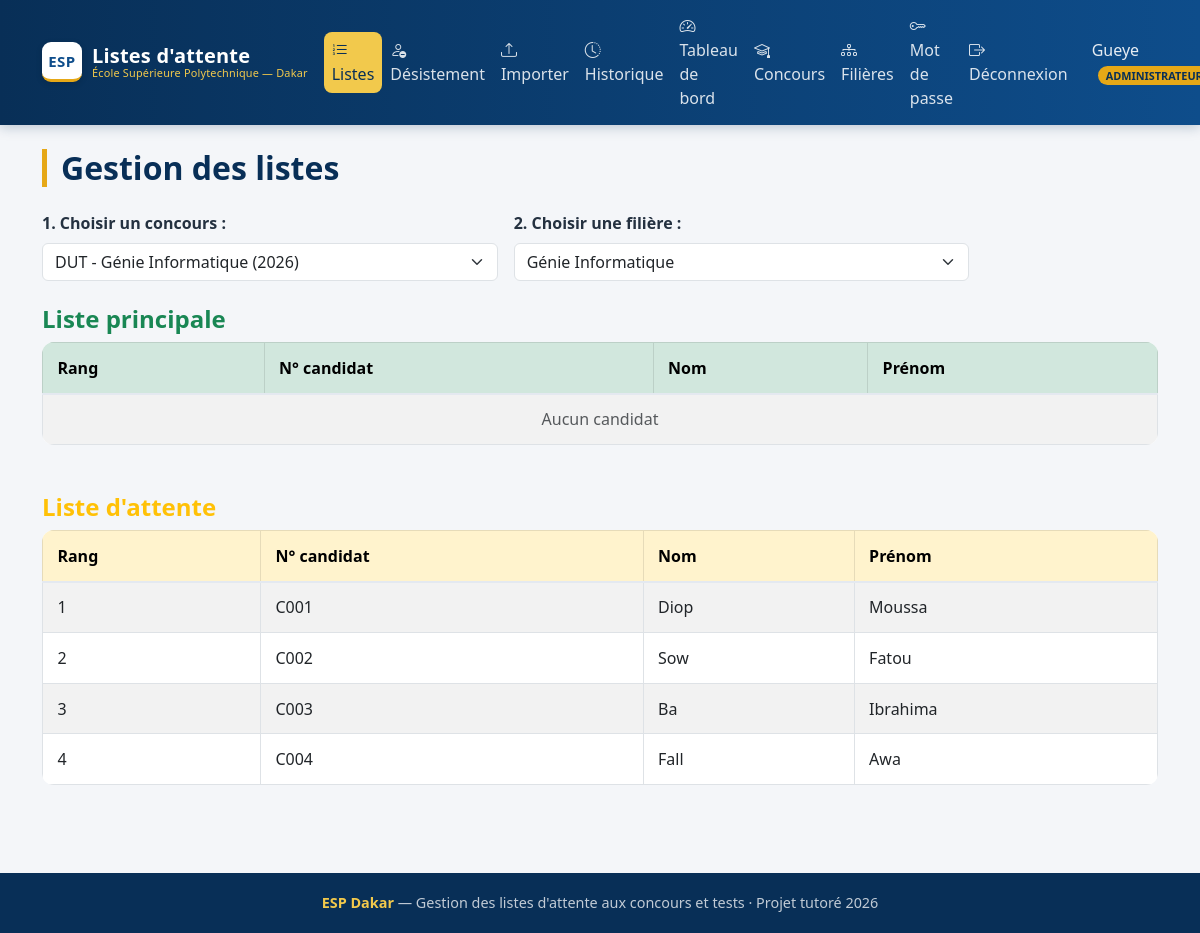
The page /pages/listes.php (signed in) on the database its author committed.
### tables this page shows
CREATE TABLE inscriptions (
    id INT AUTO_INCREMENT PRIMARY KEY,
    rang INT NOT NULL,
    date_inscription DATE NOT NULL,
    candidat_id INT,
    liste_id INT,
    FOREIGN KEY (candidat_id) REFERENCES utilisateurs(id),
    FOREIGN KEY (liste_id) REFERENCES listes(id)
);

CREATE TABLE utilisateurs (
    id INT AUTO_INCREMENT PRIMARY KEY,
    nom VARCHAR(100) NOT NULL,
    prenom VARCHAR(100) NOT NULL,
    email VARCHAR(150) NOT NULL UNIQUE,
    telephone VARCHAR(20),
    mot_de_passe VARCHAR(255) NOT NULL,
    role ENUM('administrateur', 'agent', 'candidat') NOT NULL,
    service VARCHAR(100),
    departement VARCHAR(100),
    numero_candidat VARCHAR(50),
    date_naissance DATE,
    date_creation TIMESTAMP DEFAULT CURRENT_TIMESTAMP
);

### pages/listes.php (the view, shortened to what this page needs)
<?php
require '../config/database.php';
include '../includes/header.php';
$concours = $pdo->query("SELECT * FROM concours ORDER BY type, departement")->fetchAll();
$concoursChoisi = isset($_GET['concours']) ? (int) $_GET['concours'] : ($concours[0]['id'] ?? 0);
$reqFilieres = $pdo->prepare("SELECT * FROM filieres WHERE concours_id = ? ORDER BY nom");
$reqFilieres->execute([$concoursChoisi]);
$filieres = $reqFilieres->fetchAll();
$filiereChoisie = isset($_GET['filiere']) ? (int) $_GET['filiere'] : ($filieres[0]['id'] ?? 0);
function getCandidats($pdo, $filiereId, $typeListe) {
    $requete = $pdo->prepare("
        SELECT i.rang, u.nom, u.prenom, u.numero_candidat
        FROM inscriptions i
        JOIN utilisateurs u ON i.candidat_id = u.id
        JOIN listes l ON i.liste_id = l.id
        WHERE l.filiere_id = ? AND l.type = ?
        ORDER BY i.rang ASC
    ");
    $requete->execute([$filiereId, $typeListe]);
    return $requete->fetchAll();
}
$principale = getCandidats($pdo, $filiereChoisie, 'principale');
$attente = getCandidats($pdo, $filiereChoisie, 'attente');
?>
<h2 class="page-title">Gestion des listes</h2>
<form method="GET" class="mb-4">
    <div class="row g-3">
        <div class="col-md-5">
            <label class="form-label fw-bold">1. Choisir un concours :</label>
            <select name="concours" class="form-select" onchange="this.form.submit()">
                <?php foreach ($concours as $c): ?>
                    <option value="<?= $c['id'] ?>" <?= ($c['id'] == $concoursChoisi) ? 'selected' : '' ?>>
                        <?= htmlspecialchars($c['type'] . ' - ' . $c['departement'] . ' (' . $c['annee'] . ')') ?>
                    </option>
                <?php endforeach; ?>
            </select>
        </div>
        <div class="col-md-5">
            <label class="form-label fw-bold">2. Choisir une filière :</label>
            <select name="filiere" class="form-select" onchange="this.form.submit()">
                <?php foreach ($filieres as $f): ?>
                    <option value="<?= $f['id'] ?>" <?= ($f['id'] == $filiereChoisie) ? 'selected' : '' ?>>
                        <?= htmlspecialchars($f['nom']) ?>
                    </option>
                <?php endforeach; ?>
            </select>
        </div>
    </div>
</form>
<h4 class="text-success">Liste principale</h4>
<table class="table table-striped table-bordered mb-5">
    <thead class="table-success">
        <tr><th>Rang</th><th>N° candidat</th><th>Nom</th><th>Prénom</th></tr>
    </thead>
    <tbody>
        <?php if (count($principale) === 0): ?>
            <tr><td colspan="4" class="text-center text-muted">Aucun candidat</td></tr>
        <?php endif; ?>
    </tbody>
</table>
<h4 class="text-warning">Liste d'attente</h4>
<table class="table table-striped table-bordered">
    <thead class="table-warning">
        <tr><th>Rang</th><th>N° candidat</th><th>Nom</th><th>Prénom</th></tr>
    </thead>
    <tbody>
        <?php if (count($attente) === 0): ?>
            <tr><td colspan="4" class="text-center text-muted">Aucun candidat</td></tr>
        <?php else: ?>
            <?php foreach ($attente as $c): ?>
                <tr>
                    <td><?= $c['rang'] ?></td>
                    <td><?= htmlspecialchars($c['numero_candidat']) ?></td>
                    <td><?= htmlspecialchars($c['nom']) ?></td>
                    <td><?= htmlspecialchars($c['prenom']) ?></td>
                </tr>
            <?php endforeach; ?>
        <?php endif; ?>
    </tbody>
</table>
<?php include '../includes/footer.php'; ?>

### includes/header.php (shortened to what this page needs)
<?php
$pageCourante = basename($_SERVER['PHP_SELF']);
?>
<!DOCTYPE html>
<html lang="fr">
<head>
    <link href="https://cdn.jsdelivr.net/npm/bootstrap@5.3.0/dist/css/bootstrap.min.css" rel="stylesheet">
    <link href="https://cdn.jsdelivr.net/npm/bootstrap-icons@1.11.3/font/bootstrap-icons.min.css" rel="stylesheet">
    <link href="/Gestion_Liste_attente/assets/css/style.css" rel="stylesheet">
</head>
<body>
    <nav class="navbar navbar-expand-lg navbar-dark navbar-esp">
        <div class="container">
            <a class="navbar-brand" href="/Gestion_Liste_attente/index.php">
                <span class="esp-logo">ESP</span>
                <span class="esp-brand-text">Listes d'attente<small>École Supérieure Polytechnique — Dakar</small></span>
            </a>
            <div class="collapse navbar-collapse" id="espNav">
                <div class="navbar-nav ms-auto align-items-lg-center">
                    <?php if (isset($_SESSION['utilisateur_id'])): ?>
                        <a class="nav-link <?= $pageCourante === 'listes.php' ? 'actif' : '' ?>" href="/Gestion_Liste_attente/pages/listes.php"><i class="bi bi-list-ol"></i> Listes</a>
                        <a class="nav-link <?= $pageCourante === 'desistement.php' ? 'actif' : '' ?>" href="/Gestion_Liste_attente/pages/desistement.php"><i class="bi bi-person-dash"></i> Désistement</a>
                        <?php if (in_array($_SESSION['role'], ['agent', 'administrateur'], true)): ?>
                            <a class="nav-link <?= $pageCourante === 'import.php' ? 'actif' : '' ?>" href="/Gestion_Liste_attente/pages/import.php"><i class="bi bi-upload"></i> Importer</a>
                            <a class="nav-link <?= $pageCourante === 'historique.php' ? 'actif' : '' ?>" href="/Gestion_Liste_attente/pages/historique.php"><i class="bi bi-clock-history"></i> Historique</a>
                        <?php endif; ?>
                        <a class="nav-link <?= $pageCourante === 'dashboard.php' ? 'actif' : '' ?>" href="/Gestion_Liste_attente/pages/dashboard.php"><i class="bi bi-speedometer2"></i> Tableau de bord</a>
                        <?php if ($_SESSION['role'] === 'administrateur'): ?>
                            <a class="nav-link <?= $pageCourante === 'concours.php' ? 'actif' : '' ?>" href="/Gestion_Liste_attente/pages/concours.php"><i class="bi bi-mortarboard"></i> Concours</a>
                            <a class="nav-link <?= $pageCourante === 'filieres.php' ? 'actif' : '' ?>" href="/Gestion_Liste_attente/pages/filieres.php"><i class="bi bi-diagram-3"></i> Filières</a>
                        <?php endif; ?>
                        <a class="nav-link <?= $pageCourante === 'mot_de_passe.php' ? 'actif' : '' ?>" href="/Gestion_Liste_attente/pages/mot_de_passe.php"><i class="bi bi-key"></i> Mot de passe</a>
                        <a class="nav-link" href="/Gestion_Liste_attente/auth/logout.php"><i class="bi bi-box-arrow-right"></i> Déconnexion</a>
                        <span class="navbar-text ms-lg-3">
                            <?= htmlspecialchars($_SESSION['nom']) ?>
                            <span class="esp-badge-role"><?= htmlspecialchars($_SESSION['role']) ?></span>
                        </span>
                    <?php else: ?>
                        <a class="nav-link" href="/Gestion_Liste_attente/pages/consultation.php"><i class="bi bi-search"></i> Consulter ma situation</a>
                        <a class="nav-link" href="/Gestion_Liste_attente/auth/login.php"><i class="bi bi-box-arrow-in-right"></i> Connexion</a>
                    <?php endif; ?>
                </div>
            </div>
        </div>
    </nav>
    <main class="container mt-4 mb-4">

### includes/footer.php (shortened to what this page needs)
    </main>
    <footer class="esp-footer">
        <div class="container">
            <strong class="esp-gold">ESP Dakar</strong> — Gestion des listes d'attente aux concours et tests &middot; Projet tutoré 2026
        </div>
    </footer>
</body>
</html>

### assets/css/style.css (style rules this page uses)
:root { --esp-blue: #0E4D8B; --esp-blue-dark: #0A3A6B; --esp-blue-darker: #082F57; --esp-gold: #E6A817; --esp-gold-light: #F2C94C; --esp-bg: #f4f6f9; --esp-surface:#ffffff; --esp-text: #243140; --esp-muted: #6b7a8d; --esp-border: #e4e9f0; --esp-radius: 12px; --esp-shadow: 0 2px 10px rgba(16, 42, 77, 0.06); --esp-shadow-hover: 0 6px 22px rgba(16, 42, 77, 0.12); --bs-primary: var(--esp-blue); --bs-primary-rgb: 14, 77, 139; }
body { background-color: var(--esp-bg); color: var(--esp-text); font-family: "Segoe UI", system-ui, -apple-system, Arial, sans-serif; display: flex; flex-direction: column; min-height: 100vh; }
main, .container { flex: 1 0 auto; }
h1, h2, h3, h4, h5 { color: var(--esp-blue-darker); font-weight: 600; }
a { color: var(--esp-blue); }
.navbar-esp { background: linear-gradient(90deg, var(--esp-blue-darker), var(--esp-blue)); box-shadow: 0 2px 12px rgba(8, 47, 87, 0.25); }
.navbar-esp .navbar-brand { display: flex; align-items: center; gap: 10px; font-weight: 700; color: #fff; letter-spacing: .2px; }
.esp-logo { display: inline-flex; align-items: center; justify-content: center; width: 40px; height: 40px; background: #fff; color: var(--esp-blue); border-radius: 9px; font-weight: 800; font-size: 15px; letter-spacing: .5px; border-bottom: 3px solid var(--esp-gold); box-shadow: 0 2px 6px rgba(0,0,0,.15); }
.navbar-brand .esp-brand-text { display: flex; flex-direction: column; line-height: 1.1; }
.navbar-brand .esp-brand-text small { font-weight: 400; font-size: .68rem; color: var(--esp-gold-light); }
.navbar-esp .nav-link { color: rgba(255,255,255,.85); font-weight: 500; padding: .4rem .85rem; border-radius: 8px; transition: background-color .15s, color .15s; }
.navbar-esp .nav-link.actif { color: var(--esp-blue-darker); background: var(--esp-gold-light); }
.navbar-esp .navbar-text { color: rgba(255,255,255,.9); }
.esp-badge-role { background: var(--esp-gold); color: var(--esp-blue-darker); font-size: .68rem; font-weight: 700; text-transform: uppercase; padding: 2px 8px; border-radius: 20px; margin-left: 6px; }
.table { background: var(--esp-surface); border-radius: var(--esp-radius); overflow: hidden; }
.table > :not(caption) > * > * { padding: .8rem .9rem; }
.table thead th { border-bottom: 2px solid var(--esp-border); font-weight: 600; }
.page-title { border-left: 5px solid var(--esp-gold); padding-left: 14px; margin-bottom: 1.5rem; }
.esp-footer { flex-shrink: 0; background: var(--esp-blue-darker); color: rgba(255,255,255,.75); text-align: center; padding: 1.2rem; margin-top: 3rem; font-size: .9rem; }
.esp-footer .esp-gold { color: var(--esp-gold-light); }

### rows shown on the page
inscriptions: rang "1", candidat.numero_candidat "C001", candidat.nom "Diop", candidat.prenom "Moussa"
inscriptions: rang "2", candidat.numero_candidat "C002", candidat.nom "Sow", candidat.prenom "Fatou"
inscriptions: rang "3", candidat.numero_candidat "C003", candidat.nom "Ba", candidat.prenom "Ibrahima"
inscriptions: rang "4", candidat.numero_candidat "C004", candidat.nom "Fall", candidat.prenom "Awa"

### other values the page prints
$_SESSION['nom'] "Gueye"
form field concours "DUT - Génie Informatique (2026)"
form field filiere "Génie Informatique"
